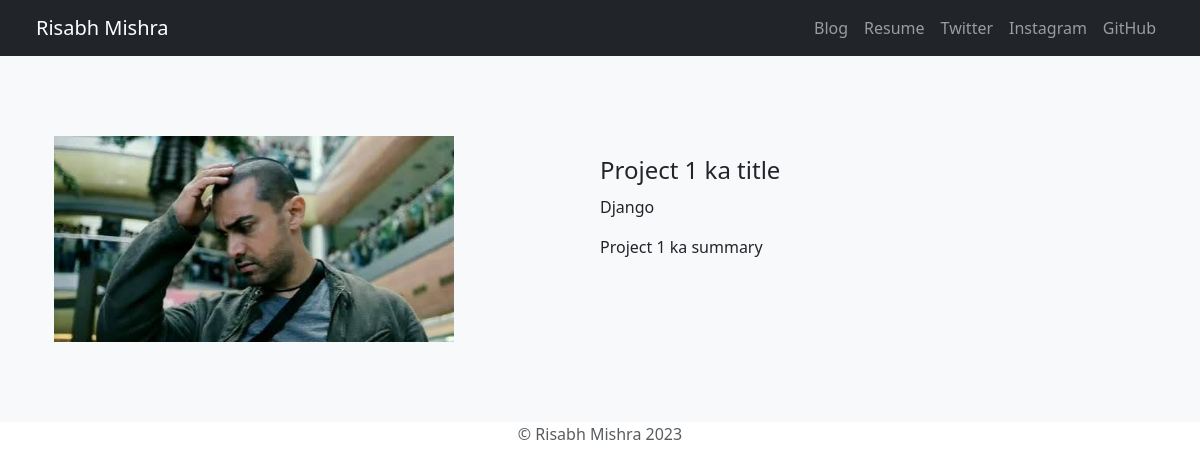
/projects/1/, run on the app's committed database.
### projects/models.py (models this page shows, shortened)
class Projects(models.Model):
    project_title = models.CharField(max_length=200)
    technologies = models.CharField(max_length=200)
    project_image = models.ImageField(upload_to='images/')
    summary = models.CharField(max_length=1000)

### projects/views.py (the view)
# urls.py: path('<int:project_id>/', projects.views.projectdetails, name='projectdetails')
def projectdetails(request, project_id):
    projectdetail = get_object_or_404(Projects, pk=project_id)
    return render(request, 'projects/projectdetails.html', {'project' : projectdetail})

### projects/templates/projects/projectdetails.html (shortened to what this page needs)
<!DOCTYPE html>
<html lang="en">
<head>
  {% load static %}
  <link href="https://cdn.jsdelivr.net/npm/bootstrap@5.3.0/dist/css/bootstrap.min.css" rel="stylesheet"
 />
</head>
<body>
  <header>
    <nav class="navbar navbar-expand-lg bg-dark ps-4 pe-4" data-bs-theme="dark">
      <div class="container-fluid">
        <a class="navbar-brand" href="{% url 'home' %}">Risabh Mishra</a>
        <div class="collapse navbar-collapse justify-content-end" id="navbarNavAltMarkup">
          <div class="navbar-nav ms-right">
            <a class="nav-link" aria-current="page" href="{% url 'allblogs' %}">Blog</a>
            <a class="nav-link" href="{% static 'gitcheatsheet.pdf' %}">Resume</a>
            <a class="nav-link" href="https://twitter.com/risabh_">Twitter</a>
            <a class="nav-link" href="https://instagram.com/risabh_">Instagram</a>
            <a class="nav-link" href="https://github.com/rmcodes03">GitHub</a>
          </div>
        </div>
      </div>
    </nav>
  </header>
  <main role="main" class="bg-light">
    <div class="container">
      <div class="container">
        <div class="image">
          <img class="img-fluid" src="{{ project.project_image.url }}" alt="" height="400" width="400"/>
        </div>
        <div class="content">
          <h3>{{ project.project_title }}</h3>
          <p>{{ project.technologies }}</p>
          <p>{{ project.summary }}</p>
        </div>
      </div>
    </div>
  </main>
  <footer class="text-muted">
    <div class="text-center">
      <p>© Risabh Mishra {% now "Y" %}</p>
    </div>
  </footer>
</body>
</html>

### projects/templates/projects/projectdetails.html (style rules this page uses)
.container { display: flex; padding-bottom: 40px; padding-top: 40px; }
.image { flex: 1; }
.content { flex: 1; padding: 20px; }
h3 { font-size: 24px; margin-bottom: 10px; }
p { font-size: 16px; line-height: 1.5; }

### data on the page
Projects: project_image (picture), project_title "Project 1 ka title", technologies "Django", summary "Project 1 ka summary"
